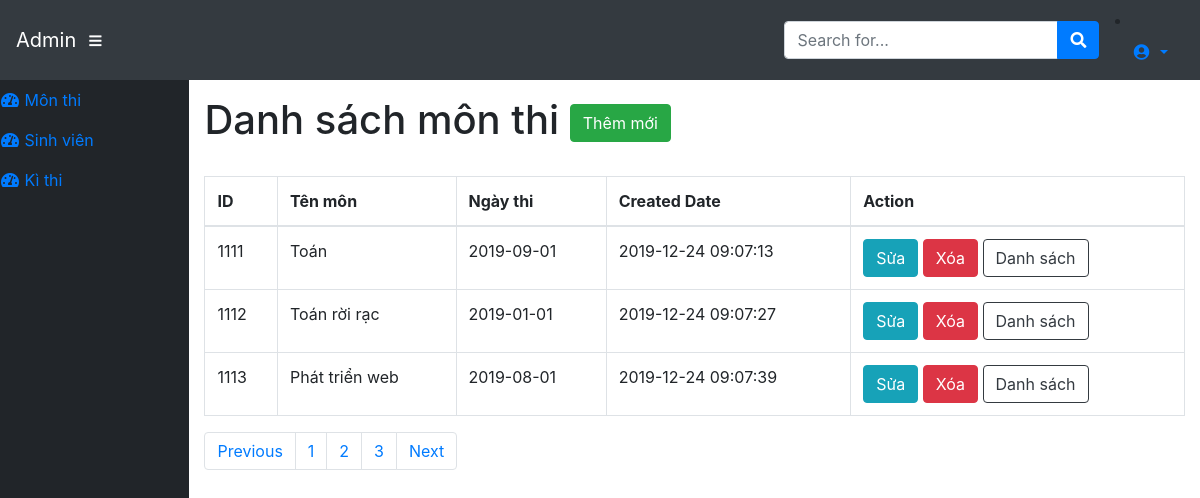
The page /admin/modules/subjects/index.php (signed in) on the database its author committed.
### tables this page shows
CREATE TABLE `subject` (
  `SubjectID` int(11) NOT NULL,
  `SubjectName` varchar(45) NOT NULL,
  `TimeExam` date NOT NULL,
  `CreatedDate` datetime NOT NULL DEFAULT '0000-00-00 00:00:00' ON UPDATE current_timestamp()
);

### dll/Database.php (called while the page is built, shortened)
<?php
    class Database
    {
        public $link;
        public function __construct()
        {
            $this->link = mysqli_connect("localhost","root","ngoccua2018","web_database") or die ();
            mysqli_set_charset($this->link,"utf8");
        }
         public function fetchAll($table)
        {
            $sql = "SELECT * FROM {$table} WHERE 1" ;
            $result = mysqli_query($this->link,$sql) or die("Lỗi Truy Vấn fetchAll " .mysqli_error($this->link));
            $data = [];
            if( $result)
            {
                while ($num = mysqli_fetch_assoc($result))
                {
                    $data[] = $num;
                }
            }
            return $data;
        }
    }
?>

### admin/load_database/loadData.php (called while the page is built, shortened)
<?php
	require_once __DIR__.'/../../dll/Database.php';
    $db=new Database;
 ?>

### admin/modules/subjects/index.php (the view, shortened to what this page needs)
<?php
    require_once __DIR__. '/../../load_database/loadData.php';
    $subject=$db->fetchAll("subject");
 ?>
<?php require_once __DIR__. '/../../layouts/header.php'; ?>
    <div id="content-wrapper">
      <div class="container-fluid">
        <h1>Danh sách môn thi
            <a href="add.php" class="btn btn-success">Thêm mới </a>
        </h1>
        <br>
      </div>
      <div class="container-fluid">
        <table class="table table-bordered">
          <thead>
            <tr>
              <th scope="col">ID</th>
              <th scope="col">Tên môn </th>
              <th scope="col">Ngày thi </th>
              <th scope="col">Created Date</th>
              <th scope="col">Action</th>
            </tr>
          </thead>
          <tbody>
            <?php $stt=1 ;foreach ($subject as $item): ?>
                <tr>
                  <td><?php echo $item['SubjectID'] ?></td>
                  <td> <?php echo $item['SubjectName'] ?></td>
                  <td><?php echo $item['TimeExam'] ?></td>
                  <td><?php echo $item['CreatedDate'] ?></td>
                  <td>
                    <a class="btn btn-xs btn-info" href="edit.php?id=<?php echo $item['SubjectID'] ?>">Sửa</a>
                    <a class="btn btn-xs btn-danger" href="delete.php?id=<?php echo $item['SubjectID'] ?>">Xóa</a>
                    <a class="btn btn-xs btn-outline-dark" href="students.php?id=<?php echo $item['SubjectID'] ?>">Danh sách</a>
                  </td>
                </tr>
            <?php $stt++;endforeach ?>
          </tbody>
        </table>
        <div class="pull-right">
        <nav aria-label="Page navigation">
          <ul class="pagination">
            <li class="page-item"><a class="page-link" href="#">Previous</a></li>
            <li class="page-item"><a class="page-link" href="#">1</a></li>
            <li class="page-item"><a class="page-link" href="#">2</a></li>
            <li class="page-item"><a class="page-link" href="#">3</a></li>
            <li class="page-item"><a class="page-link" href="#">Next</a></li>
          </ul>
        </nav>
      </div>
      </div>
<?php require_once __DIR__. '/../../layouts/footer.php'; ?>

### rows shown on the page
subject: SubjectID "1111", SubjectName "Toán", TimeExam "2019-09-01", CreatedDate "2019-12-24 09:07:13"
subject: SubjectID "1112", SubjectName "Toán rời rạc", TimeExam "2019-01-01", CreatedDate "2019-12-24 09:07:27"
subject: SubjectID "1113", SubjectName "Phát triển web", TimeExam "2019-08-01", CreatedDate "2019-12-24 09:07:39"
